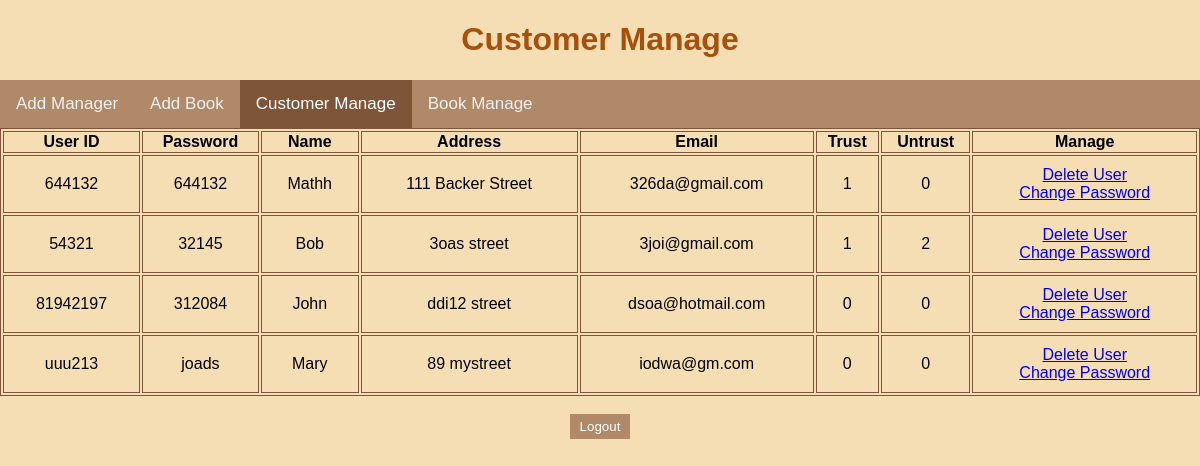
/customerMana, run on the app's committed database.
### app.py (models this page shows, shortened)
class User(db.Model):
    username = db.Column(db.String(20),nullable=False, primary_key=True)
    password = db.Column(db.String(20),nullable=False)
    name = db.Column(db.String(20))
    address = db.Column(db.String(100))
    email = db.Column(db.String(40))
    trust = db.Column(db.Integer,default=0)
    untrust = db.Column(db.Integer,default=0)

### app.py (the view)
@app.route('/customerMana')
def cusMana():
    customers=User.query.all()
    return render_template('customerManage.html',allCus=customers)

### templates/customerManage.html (shortened to what this page needs)
{% extends "base.html" %}
{% block body %}
<h1 id="top">Customer Manage</h1>
<div class="topnav">
    <a href="/managerAdd">Add Manager</a>
    <a href="/bookAdd">Add Book</a>
    <a class="active" href="/customerMana">Customer Manage</a>
    <a href="/bookMana">Book Manage</a>
</div>
<div class=content>
<table class=users>
    <tr>
        <th>User ID</th>
        <th>Password</th>
        <th>Name</th>
        <th>Address</th>
        <th>Email</th>
        <th>Trust</th>
        <th>Untrust</th>
        <th>Manage</th>
    </tr>
    {% for customer in allCus %}
        <tr>
            <td>{{ customer.username }}</td>
            <td>{{ customer.password }}</td>
            <td>{{ customer.name }}</td>
            <td>{{ customer.address }}</td>
            <td>{{ customer.email }}</td>
            <td>{{ customer.trust }}</td>
            <td>{{ customer.untrust }}</td>
            <td>
                <a href="/delete/{{customer.username}}">Delete User</a>
                <br>
                <a href="/update/{{customer.username}}">Change Password</a>
            </td>
        </tr>
    {% endfor %}
</table>
</div>
<br>
<div class="toIndex"><form action='/' ><input class="button" type="submit" value="Logout"></form></div>
{% endblock %}

### static/css/main.css (style rules this page uses)
body { margin:0; font-family: sans-serif; background-color: wheat; }
h1 { font-family:'Gill Sans', 'Gill Sans MT', Calibri, 'Trebuchet MS', sans-serif ; color: #A8500B; }
.toIndex { display: flex; justify-content: center; text-align: center; }
#top { text-align: center; }
.button { background-color: #b08968; border: none; color: white; padding: 5px 10px; text-align: center; text-decoration: none; display: inline-block; }
.topnav { background-color: #b08968; overflow: hidden; }
.topnav a { float: left; color: #f2f2f2; text-align: center; padding: 14px 16px; text-decoration: none; font-size: 17px; }
.topnav a.active { background-color: #7f5539; color: white; }
table, td, th { border: 1px solid #7f5539; }
table { width: 100%; }
td { text-align: center; padding: 10px; }

### data on the page
User: username "644132", password "644132", name "Mathh", address "111 Backer Street", email "326da@gmail.com", trust "1", untrust "0"
User: username "54321", password "32145", name "Bob", address "3oas street", email "3joi@gmail.com", trust "1", untrust "2"
User: username "81942197", password "312084", name "John", address "ddi12 street", email "dsoa@hotmail.com", trust "0", untrust "0"
User: username "uuu213", password "joads", name "Mary", address "89 mystreet", email "iodwa@gm.com", trust "0", untrust "0"
